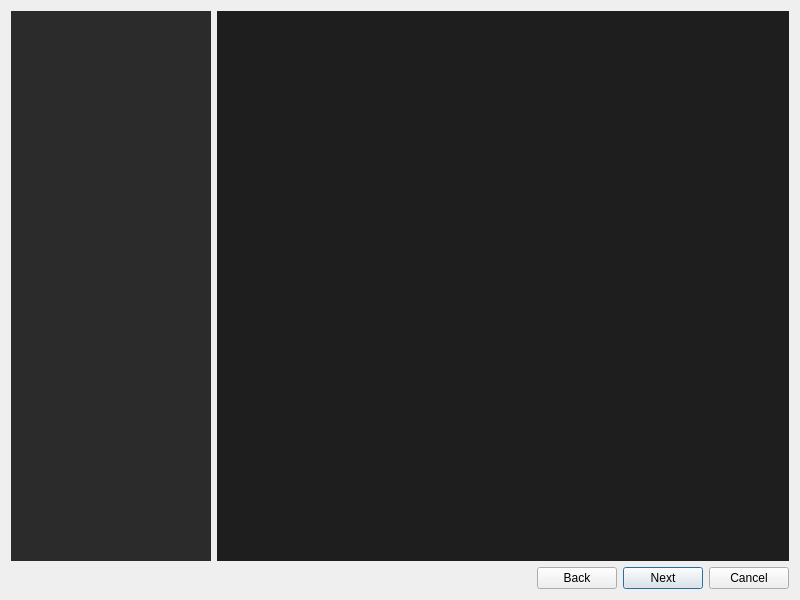
<?xml version="1.0" encoding="UTF-8"?>
<ui version="4.0">
 <class>SetupWizard</class>
 <widget class="QDialog" name="SetupWizard">
  <property name="geometry">
   <rect>
    <x>0</x>
    <y>0</y>
    <width>800</width>
    <height>600</height>
   </rect>
  </property>
  <property name="minimumSize">
   <size>
    <width>700</width>
    <height>500</height>
   </size>
  </property>
  <property name="windowTitle">
   <string>citron Setup Wizard</string>
  </property>
  <layout class="QVBoxLayout" name="verticalLayout">
   <item>
    <layout class="QHBoxLayout" name="mainLayout">
     <item>
      <widget class="QListWidget" name="sidebarList">
       <property name="minimumSize">
        <size>
         <width>200</width>
         <height>0</height>
        </size>
       </property>
       <property name="maximumSize">
        <size>
         <width>200</width>
         <height>16777215</height>
        </size>
       </property>
       <property name="styleSheet">
        <string>QListWidget {
    background-color: #2b2b2b;
    border: none;
    outline: none;
}
QListWidget::item {
    padding: 8px;
    border: none;
    color: #cccccc;
}
QListWidget::item:selected {
    background-color: #3d3d3d;
    color: #ffffff;
}
QListWidget::item:hover {
    background-color: #353535;
}</string>
       </property>
      </widget>
     </item>
     <item>
      <widget class="QStackedWidget" name="contentStack">
       <property name="styleSheet">
        <string>QStackedWidget {
    background-color: #1e1e1e;
}</string>
       </property>
      </widget>
     </item>
    </layout>
   </item>
   <item>
    <layout class="QHBoxLayout" name="buttonLayout">
     <item>
      <spacer name="horizontalSpacer">
       <property name="orientation">
        <enum>Qt::Horizontal</enum>
       </property>
       <property name="sizeHint" stdset="0">
        <size>
         <width>40</width>
         <height>20</height>
        </size>
       </property>
      </spacer>
     </item>
     <item>
      <widget class="QPushButton" name="backButton">
       <property name="text">
        <string>Back</string>
       </property>
      </widget>
     </item>
     <item>
      <widget class="QPushButton" name="nextButton">
       <property name="text">
        <string>Next</string>
       </property>
       <property name="default">
        <bool>true</bool>
       </property>
      </widget>
     </item>
     <item>
      <widget class="QPushButton" name="cancelButton">
       <property name="text">
        <string>Cancel</string>
       </property>
      </widget>
     </item>
    </layout>
   </item>
  </layout>
 </widget>
 <resources/>
 <connections/>
</ui>
